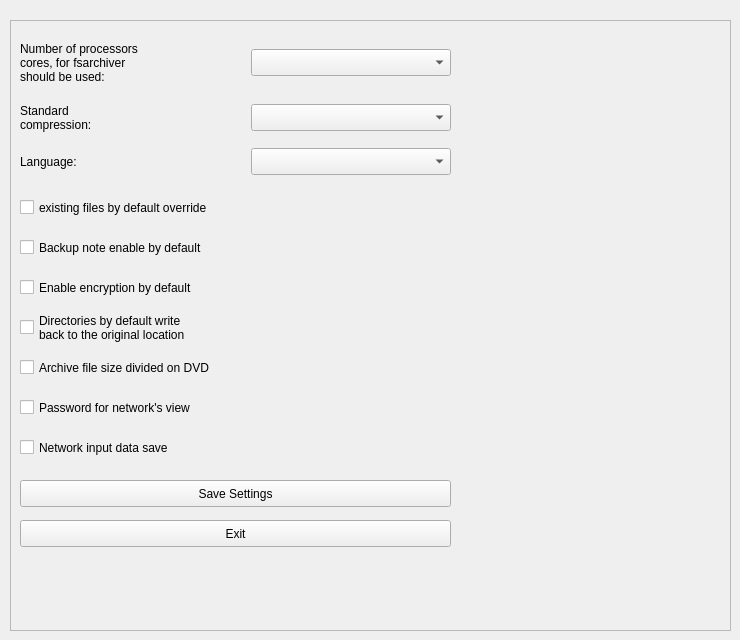
    <widget class="QWidget" name="tab_4">
     <attribute name="title">
      <string>Basic settings</string>
     </attribute>
     <widget class="QFrame" name="frame_5">
      <property name="geometry">
       <rect>
        <x>10</x>
        <y>20</y>
        <width>721</width>
        <height>611</height>
       </rect>
      </property>
      <property name="frameShape">
       <enum>QFrame::StyledPanel</enum>
      </property>
      <property name="frameShadow">
       <enum>QFrame::Raised</enum>
      </property>
      <widget class="QLabel" name="label_26">
       <property name="geometry">
        <rect>
         <x>10</x>
         <y>17</y>
         <width>225</width>
         <height>51</height>
        </rect>
       </property>
       <property name="text">
        <string extracomment="Anzahl Prozessorenkerne, * die für fsarchiver * verwendet werden sollen:">Number of processors
cores, for fsarchiver
should be used:</string>
       </property>
      </widget>
      <widget class="QComboBox" name="cmb_Kerne">
       <property name="geometry">
        <rect>
         <x>241</x>
         <y>29</y>
         <width>200</width>
         <height>27</height>
        </rect>
       </property>
      </widget>
      <widget class="QLabel" name="label_27">
       <property name="geometry">
        <rect>
         <x>10</x>
         <y>81</y>
         <width>225</width>
         <height>34</height>
        </rect>
       </property>
       <property name="text">
        <string extracomment="Standard*kompression:">Standard
compression:</string>
       </property>
      </widget>
      <widget class="QComboBox" name="cmb_zip_5">
       <property name="geometry">
        <rect>
         <x>241</x>
         <y>84</y>
         <width>200</width>
         <height>27</height>
        </rect>
       </property>
      </widget>
      <widget class="QLabel" name="label_28">
       <property name="geometry">
        <rect>
         <x>10</x>
         <y>128</y>
         <width>225</width>
         <height>27</height>
        </rect>
       </property>
       <property name="text">
        <string>Language:</string>
       </property>
      </widget>
      <widget class="QComboBox" name="cmb_language">
       <property name="geometry">
        <rect>
         <x>241</x>
         <y>128</y>
         <width>200</width>
         <height>27</height>
        </rect>
       </property>
      </widget>
      <widget class="QCheckBox" name="chk_file">
       <property name="geometry">
        <rect>
         <x>10</x>
         <y>168</y>
         <width>4441</width>
         <height>39</height>
        </rect>
       </property>
       <property name="text">
        <string extracomment="vorhandene Dateien * standardmäßig überschreiben">existing files by default override</string>
       </property>
      </widget>
      <widget class="QCheckBox" name="chk_tip">
       <property name="geometry">
        <rect>
         <x>10</x>
         <y>208</y>
         <width>441</width>
         <height>39</height>
        </rect>
       </property>
       <property name="text">
        <string extracomment="Hinweise zur Sicherung * standardmäßig aktivieren">Backup note enable by default</string>
       </property>
      </widget>
      <widget class="QCheckBox" name="chk_folder">
       <property name="geometry">
        <rect>
         <x>10</x>
         <y>288</y>
         <width>441</width>
         <height>39</height>
        </rect>
       </property>
       <property name="text">
        <string extracomment="Verzeichnisse * standardmäßig an * den ursprünglichen * Ort zurückschreiben">Directories by default write 
back to the original location</string>
       </property>
      </widget>
      <widget class="QCheckBox" name="chk_key_5">
       <property name="geometry">
        <rect>
         <x>10</x>
         <y>248</y>
         <width>441</width>
         <height>39</height>
        </rect>
       </property>
       <property name="text">
        <string extracomment="Verschlüsselung * standardmäßig aktivieren">Enable encryption by default</string>
       </property>
      </widget>
      <widget class="QCheckBox" name="chk_split_3">
       <property name="geometry">
        <rect>
         <x>10</x>
         <y>328</y>
         <width>441</width>
         <height>39</height>
        </rect>
       </property>
       <property name="text">
        <string extracomment="Archiv-Datei auf DVD * Größe aufteilen">Archive file size divided on DVD</string>
       </property>
      </widget>
      <widget class="QCheckBox" name="chk_password">
       <property name="geometry">
        <rect>
         <x>10</x>
         <y>368</y>
         <width>441</width>
         <height>39</height>
        </rect>
       </property>
       <property name="text">
        <string extracomment="Passwort für Netzwerk * anzeigen">Password for network's view</string>
       </property>
      </widget>
      <widget class="QCheckBox" name="chk_datesave">
       <property name="geometry">
        <rect>
         <x>10</x>
         <y>408</y>
         <width>441</width>
         <height>39</height>
        </rect>
       </property>
       <property name="text">
        <string extracomment="Netzwerkeingabedaten * speichern">Network input data save</string>
       </property>
      </widget>
      <widget class="QPushButton" name="cmd_save">
       <property name="geometry">
        <rect>
         <x>10</x>
         <y>460</y>
         <width>431</width>
         <height>27</height>
        </rect>
       </property>
       <property name="text">
        <string extracomment="Einstellungen speichern">Save Settings</string>
       </property>
      </widget>
      <widget class="QPushButton" name="cmd_cancel">
       <property name="geometry">
        <rect>
         <x>10</x>
         <y>500</y>
         <width>431</width>
         <height>27</height>
        </rect>
       </property>
       <property name="text">
        <string extracomment="Beenden">Exit</string>
       </property>
      </widget>
     </widget>
    </widget>
